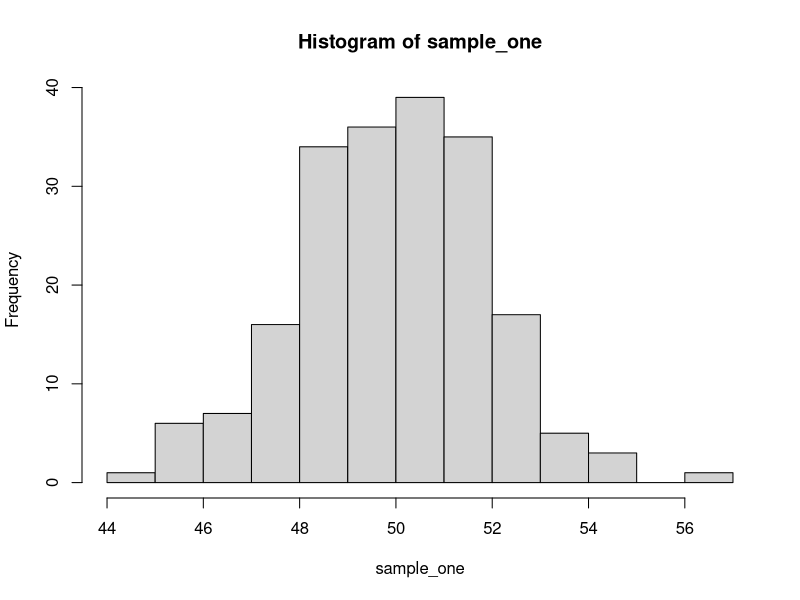
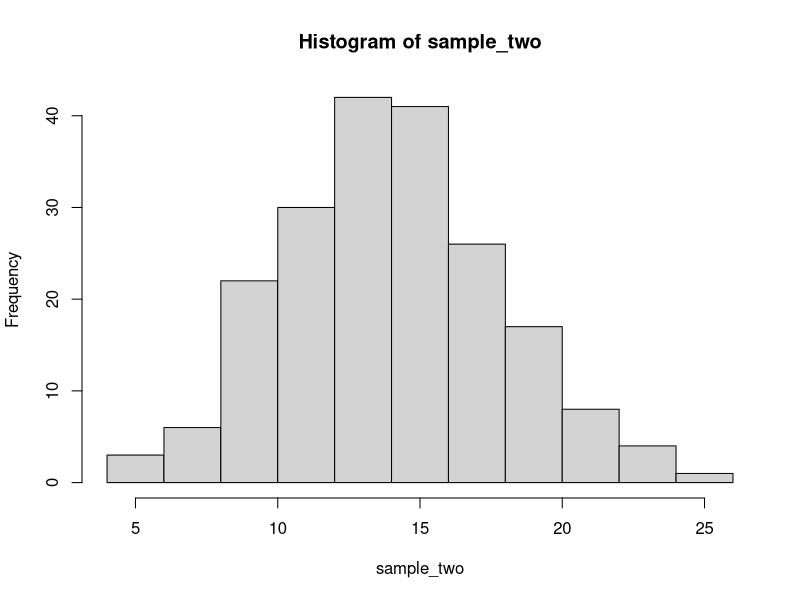

Generate these figures, in order, with R:
## ---- chunk 1
#First, let's make a data set with a normal distribution to use as a comparison later on. Remember, we want a large data set in order to run this test effectively.
sample_one <- rnorm(200, mean = 50, sd = 2) #making an arbitrary data set with the rnorm function to ensure normalcy
head(sample_one) #first 6 rows of our new data set
hist(sample_one) #visualizing the normal distribution with a histogram
## ---- chunk 2
sample_two <- rpois(200, 15) #using rpois() to randomize a large data set, keeping our size the same for simplicity
head(sample_two)
hist(sample_two)
## ---- chunk 3
# create matrix with 5 columns and 2 rows
data <- matrix(c(16, 25, 17, 8, 11, 14, 5, 13, 22, 19), nrow = 2, ncol = 5, byrow = TRUE)
# specify the column names and row names of matrix
colnames(data) <- c('A.marmorata ','C.fimbriata ','C.picta ','C.flavomarginata ', 'C.amboinensis')
rownames(data) <-  c('Cucumber','Lettuce')
# assign to table
final = as.table(data)
# display
final
## ---- chunk 4
#appending our original table
final_new <- final 
#assigning a new row name and filling in the data using the list function
final_new <- rbind(final_new, 'Predictions' = list(18, 18, 18, 18, 18, 18)) 
#ready to print!
final_new
## ---- chunk 5
library(MASS)
calculations <- matrix(c(16, 18, 16/150, 18/150, 2/150, 25, 18, 41/150, 36/150, 5/150, 17, 18, 58/150, 54/150, 4/150, 8, 18, 66/150, 72/150, 6/150, 11, 18, 77/150, 90/150, 13/150), nrow = 5, ncol = 5, byrow = TRUE)
colnames(calculations) <- c('Observed ','Predictions ','F0(X)', 'Fr(X)', '|F0(X) -Fr(X)|')
rownames(calculations) <-  c('A.marmorata ','C.fimbriata ','C.picta ','C.flavomarginata ', 'C.amboinensis')
table = as.table(calculations)
table
